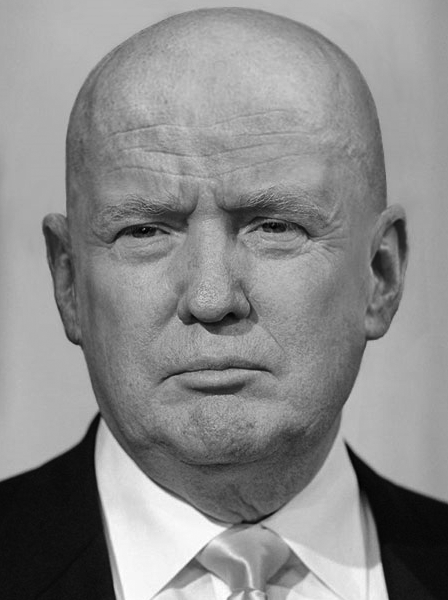
#> input picture eigenface/inputs/P4/donald.png, 448 x 600 px; the run also reads 1 picture not shown here
$ jupyter execute eigenface.ipynb
#> lines starting #> are read from the running program, lines starting #| are printed output that depends on the picture
[cell 1]
import sys

[cell 2]
import numpy as np
import matplotlib.pyplot as plt
from matplotlib import image
from PIL import Image

##### Resize images that their width and lenfth be a factor of 8

[cell 3]
path = 'inputs/P4/'
img_names = ['donald.png', 'joe.png']
for img_name in img_names:
    img = Image.open(path+img_name)
#> img is the input picture: PIL image 448x600 RGBA; mean R, G, B, A 138.7, 138.7, 138.7, 255
    new_size = (448, 600)
    resized_img = img.resize(new_size)
    resized_img.save(path + 'dsd_' + img_name, 'png')

#### Part A: Vectorize images

[cell 4]
def patch_extract(img_name, gray_scale):
    """ This function  """
#> called with img_name = 'donald.png', gray_scale = True
    img = Image.open(path+img_name)
    if gray_scale:
        img = img.convert("L")
#> img: PIL image 448x600 L
        img_vectors = [[]]
    else:
        img_vectors = [[], [], []]
    img_matrix = np.asarray(img)
    for i in range(0, img_matrix.shape[0], 8):
        for j in range(0, img_matrix.shape[1], 8):
            if gray_scale:
                img_block = [img_matrix[i:i+8, j:j+8]]
            else:
                img_block = [img_matrix[i:i+8, j:j+8, 0], img_matrix[i:i+8, j:j+8, 1], img_matrix[i:i+8, j:j+8, 2]]
            for k, block in enumerate(img_block):
                block = np.resize(block, block.shape[0]*block.shape[1])
                img_vectors[k].append(block)
    return [np.array(dim).T for dim in img_vectors]

multi_img_vectors = patch_extract('donald.png', True)

#### Part B: Find eigenvalue and eigenvectors of patches

##### Calculate largest eigen vectors of cov matrix of blocks and plot them

[cell 5]
def get_cov_of_patches(matrixes):
    """ This function gets patches of image and returns cov matrix for any dim of image (one for gray scale and 3 for rgb) """
    multi_cov = []
    for matrix in matrixes:
        multi_cov.append(np.cov(matrix)*(matrix.shape[0]-1))
    return multi_cov

def get_k_eig_vectors(matrixes, k):
    """ This function gets all cov matrix and returns k largest eigen vectors of any of them """
#> called with k = 8
    multi_k_eig_vec = []
    for matrix in matrixes:
        eig_val, eig_vec = np.linalg.eig(matrix)
        k_egn_vectors = np.array([eig[1] for eig in sorted(zip(eig_val, eig_vec.T), key=lambda x: x[0], reverse=True)[:k]]).T
        multi_k_eig_vec.append(k_egn_vectors)
    return multi_k_eig_vec

def plot_eig_vectors(multi_eig_vectors):
    """ This function gets eigen vectors and reshape them to 8*8 and then plot them """
    if len(multi_eig_vectors) == 1:
        cmaps = ['Greys']
    else:
        cmaps = ['Reds', 'Greens', 'Blues']
    for j, eig_vectors in enumerate(multi_eig_vectors):
        fig, axs = plt.subplots(nrows=2, ncols=4, figsize=(20,8))
        for i, vec in enumerate(eig_vectors.T):
            block_eig = vec.reshape((8, 8))
            im = axs[i//4][i%4].imshow(block_eig, cmap=cmaps[j])
            axs[i//4][i%4].title.set_text(str(i+1) + 'th eigen vector reshaped to 8*8')
        plt.colorbar(im)
        plt.tight_layout()
        plt.show()

multi_cov = get_cov_of_patches(multi_img_vectors)
multi_eig_vecs = get_k_eig_vectors(multi_cov, 8)
plot_eig_vectors(multi_eig_vecs)

##### Plot mean of blockes

[cell 6]
def plot_mean(matrixes):
    """ This function gets patches matrix and plots mean of all blockes """
    if len(matrixes) == 1:
        cmaps = ['Greys']
    else:
        cmaps = ['Reds', 'Greens', 'Blues']
    for i, matrix in enumerate(matrixes):
        mean_block = np.array(matrix.mean(axis=1)).reshape((8, 8))
        im = plt.imshow(mean_block, cmap =cmaps[i], vmin = 0, vmax = 255)
        plt.colorbar(im)
        if len(matrixes) == 1:
            title = 'mean of blockes in gray scale'
        else:
            title = 'mean of blockes of {} in RGB scale'.format({0:'Red', 1:'Green', 2:'Blue'}[i])
        plt.title(title)
        plt.show()
#> this loop made 1 pass
#> pass 1, in plot_mean, `plt.show()`:
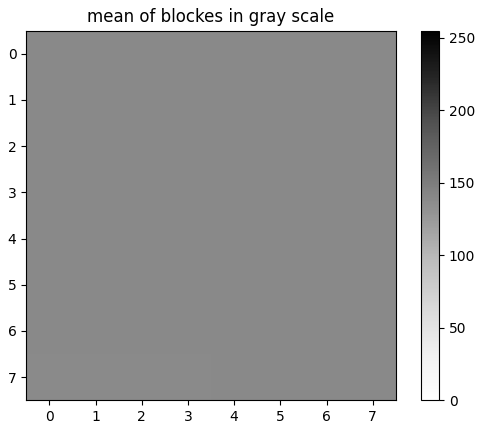
#> figure drawn by matplotlib, 2 panels
plot_mean(multi_img_vectors)

#### Part C: Compress subimages using eigenvectors

[cell 7]
def commpress_subimages(matrixes, k):
    """ This function gets array of matrix and return k largest eigen vectors of (vector-mean) """
    multi_sub_vectors = [np.zeros((matrixes[0].shape[0], matrixes[0].shape[1])) for _ in range(len(matrixes))]
    multi_mean_vector = []
    for i, matrix in enumerate(matrixes):
        mean_vec = matrix.mean(axis=1)
        multi_mean_vector.append(mean_vec)
        for j in range(matrix.shape[0]):  # iterate over rows
            multi_sub_vectors[i][j] = matrix[j] - mean_vec[j]  ## calculate "any_vactors - mean_vector"
    multi_cov = get_cov_of_patches(multi_sub_vectors)
    multi_k_eig_vec = get_k_eig_vectors(multi_cov, k)
    return multi_sub_vectors, multi_mean_vector, multi_k_eig_vec

multi_eig_vectors_per_k = {}
multi_sub_vectors = []
multi_mean_vector = []
for k in [2, 5, 10, 20]:
    compression_info = commpress_subimages(multi_img_vectors, k)
    multi_eig_vectors_per_k[k] = compression_info[2]
    if not multi_sub_vectors or not multi_mean_vector:
        multi_sub_vectors = compression_info[0]
        multi_mean_vector = compression_info[1]

#### Part D: Reconstruct subimages

[cell 8]
def reconstruct_subimages(multi_sub_vectors, multi_eig_vectors, multi_mean_vector):
    """ This function reconstrut any blocks of image in loa dimention """
    new_multi_img_vectors = [np.zeros((multi_sub_vectors[0].shape[0], multi_sub_vectors[0].shape[1])) for _ in range(len(multi_sub_vectors))]
#     new_multi_img_vectors = multi_sub_vectors.copy()
    for i, sub_vectors in enumerate(multi_sub_vectors):
        eig_vectors = multi_eig_vectors[i]
        mean_vector = multi_mean_vector[i]
        weights = eig_vectors.T @ sub_vectors  ## weitghts of any eigenvectors for all blocks
        new_sub_vectors = eig_vectors @ weights  ## reconstruct (vectors-mean)
        for j in range(new_sub_vectors.shape[0]):
            new_multi_img_vectors[i][j] = new_sub_vectors[j] + mean_vector[j]
    return new_multi_img_vectors

new_multi_img_vectors_per_k = {}
for k in [2, 5, 10, 20]:
    new_multi_img_vectors_per_k[k] = reconstruct_subimages(multi_sub_vectors, multi_eig_vectors_per_k[k], multi_mean_vector)

#### Part E: Reconstruct image using recinstructed subimages

[cell 9]
def patch_reconstruct(new_multi_img_vectors):
    """ This function gets new patch vectors and recunstruct image matrix """
    new_img = np.zeros((600, 448, len(new_multi_img_vectors)))
    for i, new_img_vectors in enumerate(new_multi_img_vectors):
        new_matrix = np.zeros((600, 448))
        for j, vec in enumerate(new_img_vectors.T):
            block = vec.reshape((8, 8))
            new_matrix[8*(j//(448//8)):8*(j//(448//8))+8, 8*(j%(448//8)):8*(j%(448//8))+8] = block
        new_img[:,:,i] = new_matrix
    return new_img

def plot_new_img(imgs_per_k):
    """ This function gets image matrixes per k and plot them """
    fig, axs = plt.subplots(nrows=2, ncols=2, figsize=(15,15))
    for i, k in enumerate(imgs_per_k.keys()):
        if imgs_per_k[k].shape[2] == 1:
            axs[i//2][i%2].imshow(imgs_per_k[k], cmap="gray")
        else:
            img = Image.fromarray(imgs_per_k[k].astype('uint8')).convert('RGBA')
            axs[i//2][i%2].imshow(img)
        axs[i//2][i%2].title.set_text('using {} eigen vectors'.format(k))
    plt.tight_layout()
    plt.plot()

new_img_per_k = {}
for k in [2, 5, 10, 20]:
    new_img_per_k[k] = patch_reconstruct(new_multi_img_vectors_per_k[k])
plot_new_img(new_img_per_k)
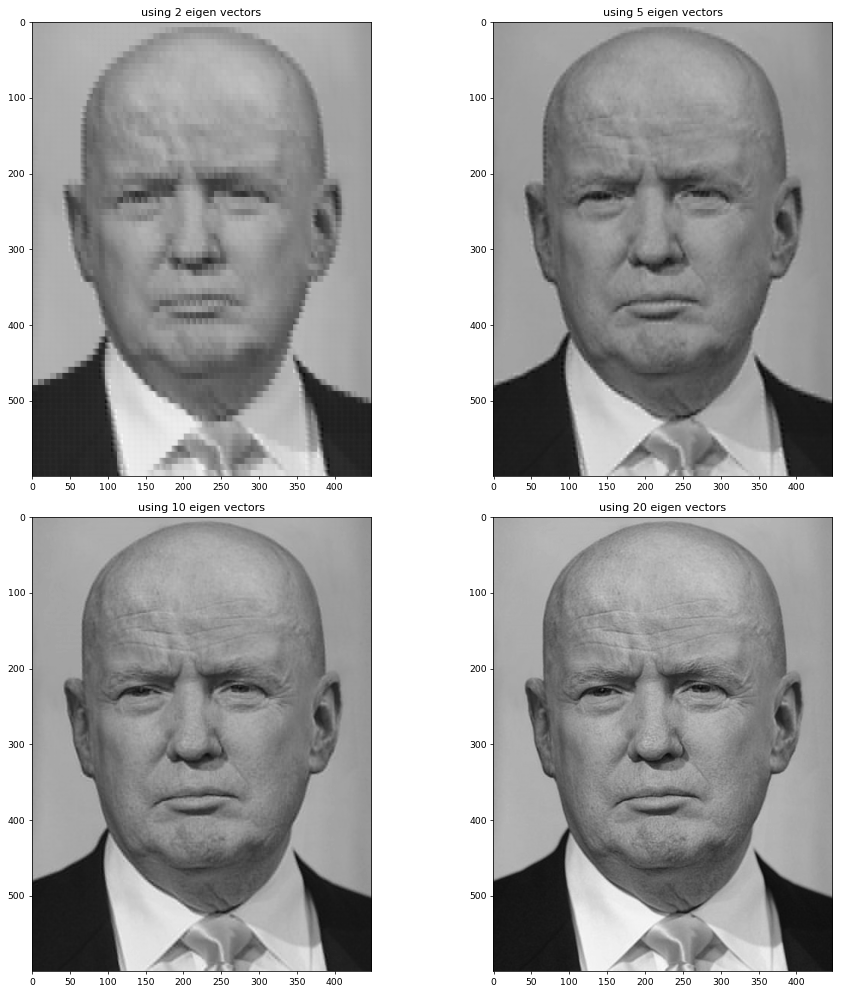
#> figure drawn by matplotlib, 4 panels

#### Part F: Repeat all previouse steps for color image

###### convert image matrix to patches

[cell 10]
multi_img_vectors_rgb = patch_extract('joe.png', False)

###### Calculate eigen vectors of 8 largest eigen value and plot them

[cell 11]
multi_cov_rgb = get_cov_of_patches(multi_img_vectors_rgb)
multi_eig_vecs_rgb = get_k_eig_vectors(multi_cov_rgb, 8)
plot_eig_vectors(multi_eig_vecs_rgb)
#> the loop in plot_eig_vectors (call 2), `for j, eig_vectors in enumerate(multi_eig_vectors):` made 3 passes
#> pass 1, in plot_eig_vectors (call 2), `plt.show()`:
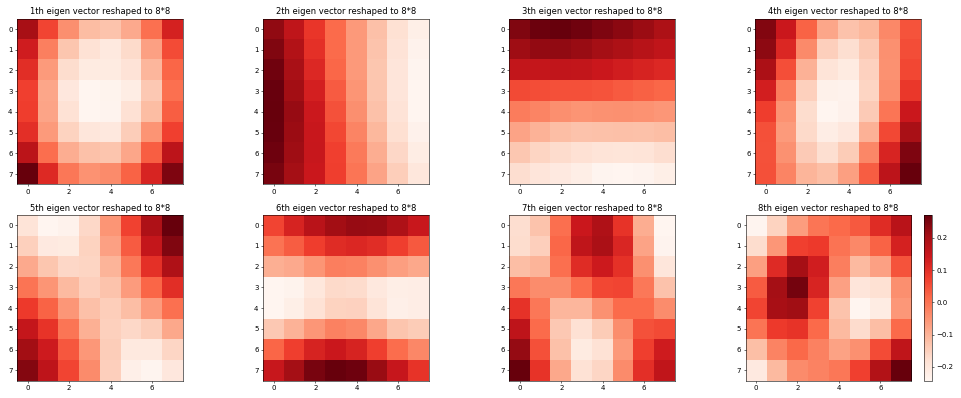
#> figure drawn by matplotlib, 9 panels
#> pass 2, in plot_eig_vectors (call 2), `plt.show()`:
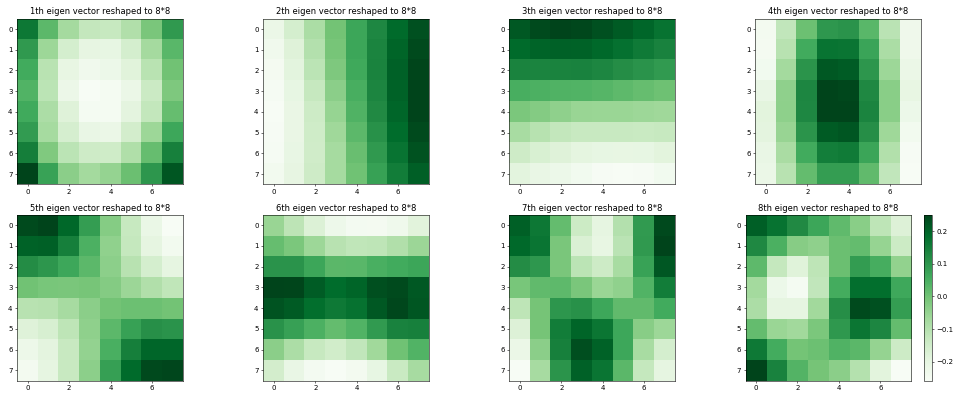
#> figure drawn by matplotlib, 9 panels

###### Plot mean vector of all three dim of vectors (r ,g, b)

[cell 12]
plot_mean(multi_img_vectors_rgb)
#> the loop in plot_mean (call 2), `for i, matrix in enumerate(matrixes):` made 3 passes
#> pass 1, in plot_mean (call 2), `plt.show()`:
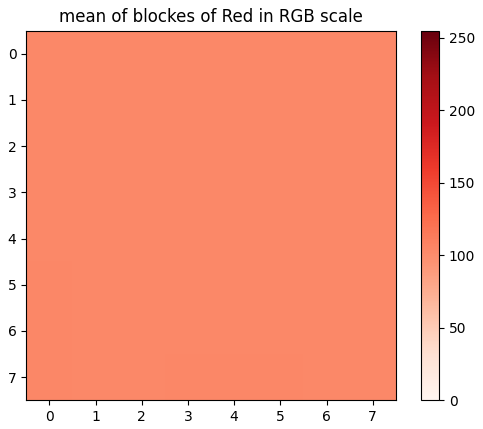
#> figure drawn by matplotlib, 2 panels
#> pass 2, in plot_mean (call 2), `plt.show()`:
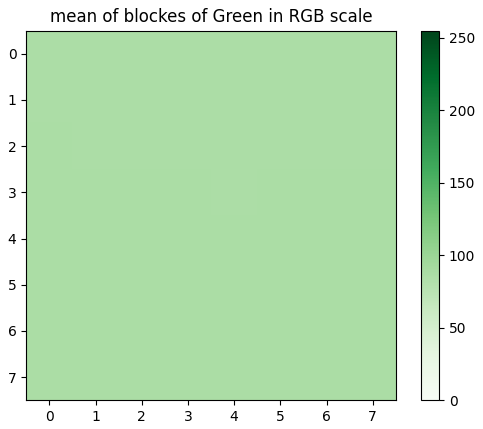
#> figure drawn by matplotlib, 2 panels

###### Calculate k largest eigen vectors and (x-mean)

[cell 13]
multi_eig_vectors_rgb_per_k = {}
multi_sub_vectors_rgb = []
multi_mean_vector_rgb = []
for k in [2, 5, 10, 20]:
    compression_info = commpress_subimages(multi_img_vectors_rgb, k)
    multi_eig_vectors_rgb_per_k[k] = compression_info[2]
    if not multi_sub_vectors_rgb or not multi_mean_vector_rgb:
        multi_sub_vectors_rgb = compression_info[0]
        multi_mean_vector_rgb = compression_info[1]

###### Reconstruct patch vectors using selected eigen vectors

[cell 14]
new_multi_img_vectors_rgb_per_k = {}
for k in [2, 5, 10, 20]:
    new_multi_img_vectors_rgb_per_k[k] = reconstruct_subimages(multi_sub_vectors_rgb, multi_eig_vectors_rgb_per_k[k], multi_mean_vector_rgb)

[cell 15]
new_img_rgb_per_k = {}
for k in [2, 5, 10, 20]:
    new_img_rgb_per_k[k] = patch_reconstruct(new_multi_img_vectors_rgb_per_k[k])
plot_new_img(new_img_rgb_per_k)
#> the loop in plot_new_img (call 2), `for i, k in enumerate(imgs_per_k.keys()):` made 4 passes
#> pass 1, in plot_new_img (call 2), `img = Image.fromarray(imgs_per_k[k].astype('uint8')).convert('RGBA')`:
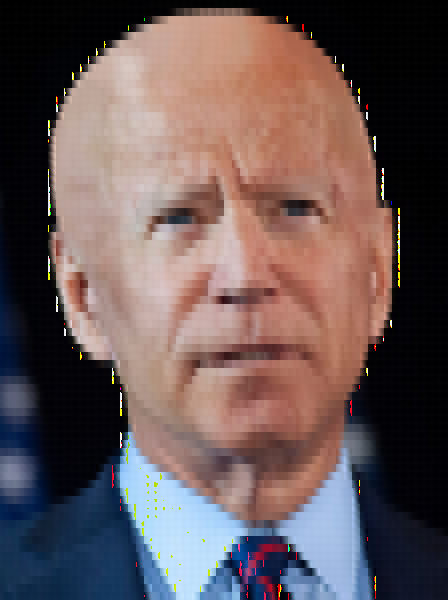
#> img: PIL image 448x600 RGBA; mean R, G, B, A 103.9, 87.1, 87.3, 255
#> pass 2, in plot_new_img (call 2), `img = Image.fromarray(imgs_per_k[k].astype('uint8')).convert('RGBA')`:
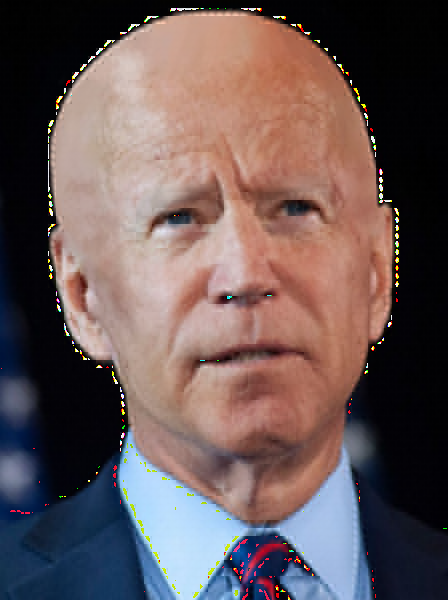
#> img: PIL image 448x600 RGBA; mean R, G, B, A 104.7, 87.6, 87.6, 255
#> pass 3, in plot_new_img (call 2), `img = Image.fromarray(imgs_per_k[k].astype('uint8')).convert('RGBA')`:
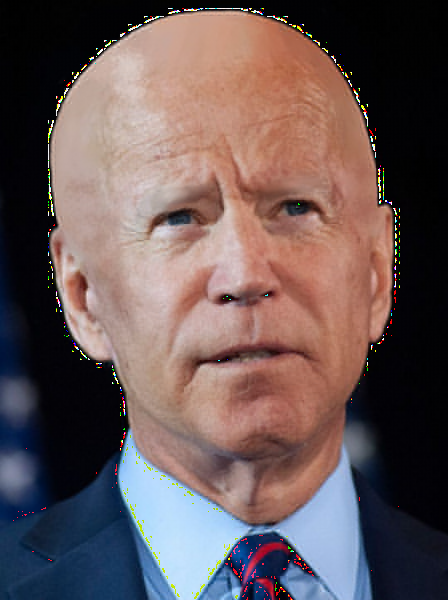
#> img: PIL image 448x600 RGBA; mean R, G, B, A 104.4, 87.5, 87.7, 255
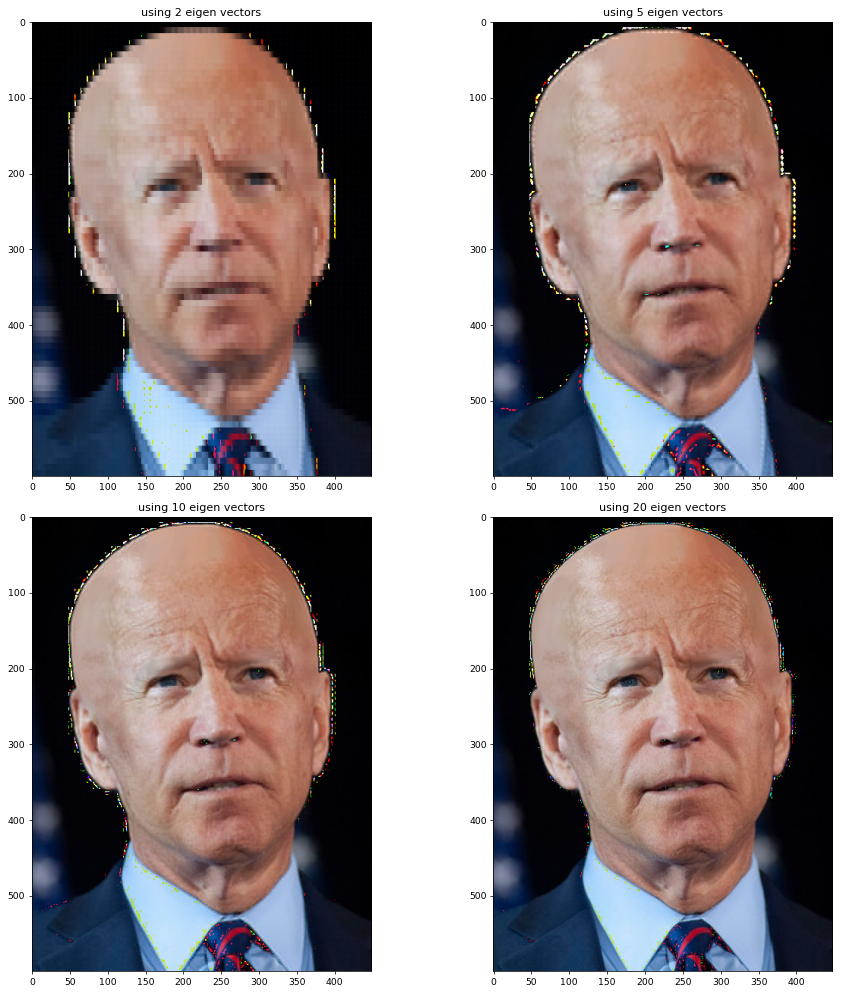
#> figure drawn by matplotlib, 4 panels
